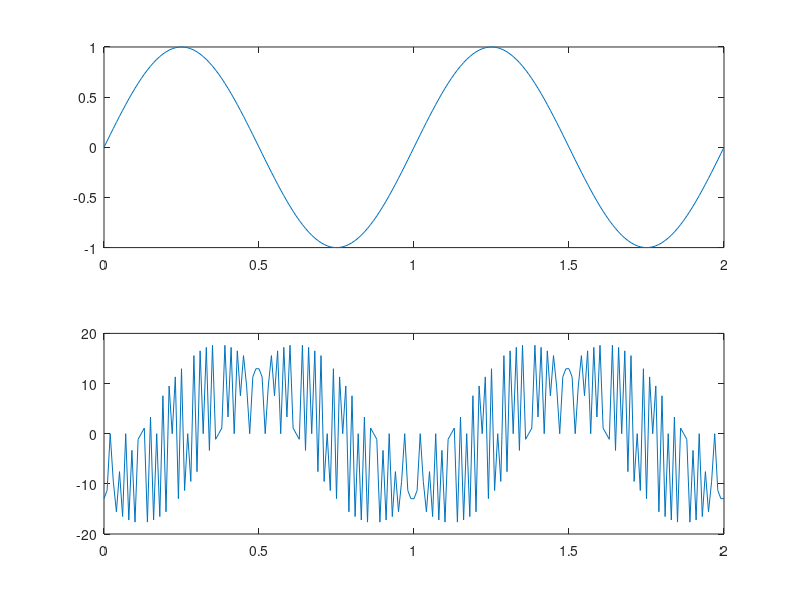

MATLAB code for this plot:
clc
clear all
n=0:0.01:2;
x=sin(2*pi*1*n);
for k=1:1:100
  c(k)=0;
  for p=1:1:201;
    c(k)=c(k)+x(p)*exp(-i*p*2*pi*1*n(p)*k);
  end 
end

for k=1:1:201
  y(k)=0;
  for p=1:1:100;
    y(k)=y(k)+c(p)*exp(i*p*2*pi*1*n(k)*k);
  end
end
subplot(211),plot(n,x);
subplot(212),plot(n,real(y));